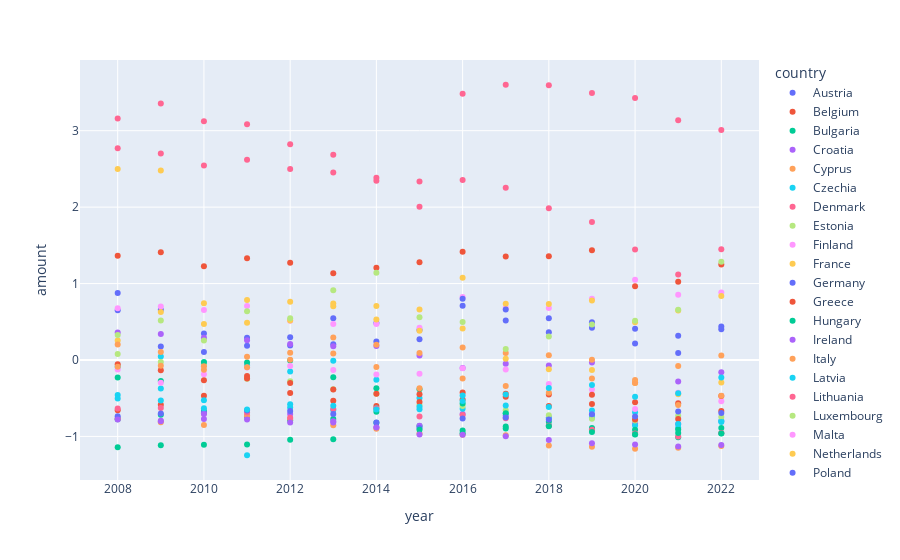

The cell this chart's notebook holds for it:
### Markdown cell above
# Time to Scale it!!

### Code cell
mean = df_total_crime.describe()["amount"]["mean"]

std = df_total_crime.describe()["amount"]["std"]




df_total_crime_scaled = df_total_crime



df_total_crime_scaled["amount"] = (df_total_crime_scaled["amount"] - mean) / std



px.scatter(df_total_crime_scaled, x="year", y="amount", color="country")

### Figure 1 — Plotly figure (JSON) as saved in the notebook; plotly's stock layout.template omitted (floating-point values rounded to 4 significant figures)
{"data": [{"hovertemplate": "country=Austria<br>year=%{x}<br>amount=%{y}<extra></extra>", "legendgroup": "Austria", "marker": {"color": "#636efa", "symbol": "circle"}, "mode": "markers", "name": "Austria", "orientation": "v", "showlegend": true, "type": "scatter", "x": [2008, 2009, 2010, 2011, 2012, 2013, 2014, 2015, 2016, 2017, 2018, 2019, 2020, 2021, 2022], "xaxis": "x", "y": [0.6507, 0.6559, 0.348, 0.2909, 0.2986, 0.5477, 0.4845, 0.3939, 0.71, 0.5161, 0.3634, 0.4213, 0.2158, 0.0922, 0.4021], "yaxis": "y"}, {"hovertemplate": "country=Belgium<br>year=%{x}<br>amount=%{y}<extra></extra>", "legendgroup": "Belgium", "marker": {"color": "#EF553B", "symbol": "circle"}, "mode": "markers", "name": "Belgium", "orientation": "v", "showlegend": true, "type": "scatter", "x": [2008, 2009, 2010, 2011, 2012, 2013, 2014, 2015, 2016, 2017, 2018, 2019, 2020, 2021, 2022], "xaxis": "x", "y": [1.366, 1.409, 1.225, 1.331, 1.271, 1.135, 1.208, 1.279, 1.415, 1.354, 1.358, 1.437, 0.9648, 1.024, 1.251], "yaxis": "y"}, {"hovertemplate": "country=Bulgaria<br>year=%{x}<br>amount=%{y}<extra></extra>", "legendgroup": "Bulgaria", "marker": {"color": "#00cc96", "symbol": "circle"}, "mode": "markers", "name": "Bulgaria", "orientation": "v", "showlegend": true, "type": "scatter", "x": [2008, 2009, 2010, 2011, 2012, 2013, 2014, 2015, 2016, 2017, 2018, 2019, 2020, 2021, 2022], "xaxis": "x", "y": [-0.7744, -0.7161, -0.6674, -0.7437, -0.7868, -0.7716, -0.8197, -0.8628, -0.9217, -0.8715, -0.858, -0.9088, -0.9739, -1.01, -0.9599], "yaxis": "y"}, {"hovertemplate": "country=Croatia<br>year=%{x}<br>amount=%{y}<extra></extra>", "legendgroup": "Croatia", "marker": {"color": "#ab63fa", "symbol": "circle"}, "mode": "markers", "name": "Croatia", "orientation": "v", "showlegend": true, "type": "scatter", "x": [2008, 2009, 2010, 2011, 2012, 2013, 2014, 2015, 2016, 2017, 2018, 2019, 2020, 2021, 2022], "xaxis": "x", "y": [-0.7654, -0.7961, -0.7734, -0.7294, -0.7051, -0.8014, -0.8809, -0.8605, -0.7064, -0.7276, -0.7514, -0.7148, -0.8354, -0.8361, -0.7983], "yaxis": "y"}, {"hovertemplate": "country=Cyprus<br>year=%{x}<br>amount=%{y}<extra></extra>", "legendgroup": "Cyprus", "marker": {"color": "#FFA15A", "symbol": "circle"}, "mode": "markers", "name": "Cyprus", "orientation": "v", "showlegend": true, "type": "scatter", "x": [2008, 2009, 2010, 2011, 2012, 2013, 2014, 2015, 2016, 2017, 2018, 2019, 2020, 2021, 2022], "xaxis": "x", "y": [-0.7698, -0.8158, -0.8518, -0.7271, -0.77, -0.8528, -0.9007, -0.9611, -0.9764, -0.9854, -1.117, -1.136, -1.162, -1.149, -1.126], "yaxis": "y"}, {"hovertemplate": "country=Czechia<br>year=%{x}<br>amount=%{y}<extra></extra>", "legendgroup": "Czechia", "marker": {"color": "#19d3f3", "symbol": "circle"}, "mode": "markers", "name": "Czechia", "orientation": "v", "showlegend": true, "type": "scatter", "x": [2008, 2009, 2010, 2011, 2012, 2013, 2014, 2015, 2016, 2017, 2018, 2019, 2020, 2021, 2022], "xaxis": "x", "y": [-0.08896, 0.04465, -0.03984, -0.07121, -0.149, -0.01111, -0.2572, -0.497, -0.6387, -0.6977, -0.7581, -0.7532, -0.8571, -0.8872, -0.7967], "yaxis": "y"}, {"hovertemplate": "country=Denmark<br>year=%{x}<br>amount=%{y}<extra></extra>", "legendgroup": "Denmark", "marker": {"color": "#FF6692", "symbol": "circle"}, "mode": "markers", "name": "Denmark", "orientation": "v", "showlegend": true, "type": "scatter", "x": [2008, 2009, 2010, 2011, 2012, 2013, 2014, 2015, 2016, 2017, 2018, 2019, 2020, 2021, 2022], "xaxis": "x", "y": [3.16, 3.357, 3.125, 3.084, 2.824, 2.686, 2.384, 2.004, 2.356, 2.253, 1.986, 1.807, 1.445, 1.119, 1.448], "yaxis": "y"}, {"hovertemplate": "country=Estonia<br>year=%{x}<br>amount=%{y}<extra></extra>", "legendgroup": "Estonia", "marker": {"color": "#B6E880", "symbol": "circle"}, "mode": "markers", "name": "Estonia", "orientation": "v", "showlegend": true, "type": "scatter", "x": [2008, 2009, 2010, 2011, 2012, 2013, 2014, 2015, 2016, 2017, 2018, 2019, 2020, 2021, 2022], "xaxis": "x", "y": [0.07694, -0.02612, -0.06356, -0.2459, -0.2779, -0.3834, -0.4408, -0.5878, -0.6005, -0.6561, -0.7217, -0.77, -0.7917, -0.7286, -0.745], "yaxis": "y"}, {"hovertemplate": "country=Finland<br>year=%{x}<br>amount=%{y}<extra></extra>", "legendgroup": "Finland", "marker": {"color": "#FF97FF", "symbol": "circle"}, "mode": "markers", "name": "Finland", "orientation": "v", "showlegend": true, "type": "scatter", "x": [2008, 2009, 2010, 2011, 2012, 2013, 2014, 2015, 2016, 2017, 2018, 2019, 2020, 2021, 2022], "xaxis": "x", "y": [0.6769, 0.6993, 0.6557, 0.7055, 0.5143, 0.4706, 0.4715, 0.4219, 0.8247, 0.6815, 0.6814, 0.801, 1.051, 0.8525, 0.8844], "yaxis": "y"}, {"hovertemplate": "country=France<br>year=%{x}<br>amount=%{y}<extra></extra>", "legendgroup": "France", "marker": {"color": "#FECB52", "symbol": "circle"}, "mode": "markers", "name": "France", "orientation": "v", "showlegend": true, "type": "scatter", "x": [2008, 2009, 2010, 2011, 2012, 2013, 2014, 2015, 2016, 2017, 2018, 2019, 2020, 2021, 2022], "xaxis": "x", "y": [0.2545, 0.6291, 0.4713, 0.488, 0.5172, 0.7036, 0.7052, 0.6606, 1.077, 0.7344, 0.7328, 0.778, 0.4949, 0.648, 0.8383], "yaxis": "y"}, {"hovertemplate": "country=Germany<br>year=%{x}<br>amount=%{y}<extra></extra>", "legendgroup": "Germany", "marker": {"color": "#636efa", "symbol": "circle"}, "mode": "markers", "name": "Germany", "orientation": "v", "showlegend": true, "type": "scatter", "x": [2008, 2009, 2010, 2011, 2012, 2013, 2014, 2015, 2016, 2017, 2018, 2019, 2020, 2021, 2022], "xaxis": "x", "y": [0.8777, 0.175, 0.1035, 0.1879, 0.1882, 0.2063, 0.241, 0.2724, 0.7999, 0.6614, 0.5454, 0.4944, 0.409, 0.3162, 0.4378], "yaxis": "y"}, {"hovertemplate": "country=Greece<br>year=%{x}<br>amount=%{y}<extra></extra>", "legendgroup": "Greece", "marker": {"color": "#EF553B", "symbol": "circle"}, "mode": "markers", "name": "Greece", "orientation": "v", "showlegend": true, "type": "scatter", "x": [2008, 2009, 2010, 2011, 2012, 2013, 2014, 2015, 2016, 2017, 2018, 2019, 2020, 2021, 2022], "xaxis": "x", "y": [-0.657, -0.5854, -0.4694, -0.2096, -0.4328, -0.533, -0.6029, -0.5506, -0.5182, -0.4795, -0.6018, -0.5759, -0.7773, -0.7731, -0.6657], "yaxis": "y"}, {"hovertemplate": "country=Hungary<br>year=%{x}<br>amount=%{y}<extra></extra>", "legendgroup": "Hungary", "marker": {"color": "#00cc96", "symbol": "circle"}, "mode": "markers", "name": "Hungary", "orientation": "v", "showlegend": true, "type": "scatter", "x": [2008, 2009, 2010, 2011, 2012, 2013, 2014, 2015, 2016, 2017, 2018, 2019, 2020, 2021, 2022], "xaxis": "x", "y": [-0.2274, -0.2734, -0.02558, -0.03412, -0.00496, -0.2258, -0.37, -0.3831, -0.5696, -0.6979, -0.8071, -0.8894, -0.9121, -0.9082, -0.8885], "yaxis": "y"}, {"hovertemplate": "country=Ireland<br>year=%{x}<br>amount=%{y}<extra></extra>", "legendgroup": "Ireland", "marker": {"color": "#ab63fa", "symbol": "circle"}, "mode": "markers", "name": "Ireland", "orientation": "v", "showlegend": true, "type": "scatter", "x": [2008, 2009, 2010, 2011, 2012, 2013, 2014, 2015, 2016, 2017, 2018, 2019, 2020, 2021, 2022], "xaxis": "x", "y": [0.3609, 0.34, 0.2912, 0.2572, 0.2091, 0.181, 0.1835, 0.05763, -0.1041, -0.04867, -0.07103, -0.03253, -0.29, -0.2829, -0.159], "yaxis": "y"}, {"hovertemplate": "country=Italy<br>year=%{x}<br>amount=%{y}<extra></extra>", "legendgroup": "Italy", "marker": {"color": "#FFA15A", "symbol": "circle"}, "mode": "markers", "name": "Italy", "orientation": "v", "showlegend": true, "type": "scatter", "x": [2008, 2009, 2010, 2011, 2012, 2013, 2014, 2015, 2016, 2017, 2018, 2019, 2020, 2021, 2022], "xaxis": "x", "y": [0.2036, 0.106, -0.08186, 0.0416, 0.09572, 0.295, 0.1981, 0.09137, 0.1632, 0.09137, 0.06226, 0.002611, -0.2614, -0.07856, 0.05821], "yaxis": "y"}, {"hovertemplate": "country=Latvia<br>year=%{x}<br>amount=%{y}<extra></extra>", "legendgroup": "Latvia", "marker": {"color": "#19d3f3", "symbol": "circle"}, "mode": "markers", "name": "Latvia", "orientation": "v", "showlegend": true, "type": "scatter", "x": [2008, 2009, 2010, 2011, 2012, 2013, 2014, 2015, 2016, 2017, 2018, 2019, 2020, 2021, 2022], "xaxis": "x", "y": [-0.4593, -0.3745, -0.5266, -1.246, -0.6202, -0.653, -0.631, -0.6455, -0.5368, -0.5955, -0.6148, -0.6612, -0.684, -0.8376, -0.8117], "yaxis": "y"}, {"hovertemplate": "country=Lithuania<br>year=%{x}<br>amount=%{y}<extra></extra>", "legendgroup": "Lithuania", "marker": {"color": "#FF6692", "symbol": "circle"}, "mode": "markers", "name": "Lithuania", "orientation": "v", "showlegend": true, "type": "scatter", "x": [2008, 2009, 2010, 2011, 2012, 2013, 2014, 2015, 2016, 2017, 2018, 2019, 2020, 2021, 2022], "xaxis": "x", "y": [-0.635, -0.6272, -0.6987, -0.6884, -0.7544, -0.6411, -0.6349, -0.7379, -0.7197, -0.7637, -0.8601, -0.914, -0.963, -0.9998, -0.9539], "yaxis": "y"}, {"hovertemplate": "country=Luxembourg<br>year=%{x}<br>amount=%{y}<extra></extra>", "legendgroup": "Luxembourg", "marker": {"color": "#B6E880", "symbol": "circle"}, "mode": "markers", "name": "Luxembourg", "orientation": "v", "showlegend": true, "type": "scatter", "x": [2008, 2009, 2010, 2011, 2012, 2013, 2014, 2015, 2016, 2017, 2018, 2019, 2020, 2021, 2022], "xaxis": "x", "y": [0.3276, 0.5154, 0.2561, 0.6393, 0.5469, 0.9123, 1.14, 0.5602, 0.4974, 0.1423, 0.3063, 0.4631, 0.5122, 0.6572, 1.287], "yaxis": "y"}, {"hovertemplate": "country=Malta<br>year=%{x}<br>amount=%{y}<extra></extra>", "legendgroup": "Malta", "marker": {"color": "#FF97FF", "symbol": "circle"}, "mode": "markers", "name": "Malta", "orientation": "v", "showlegend": true, "type": "scatter", "x": [2008, 2009, 2010, 2011, 2012, 2013, 2014, 2015, 2016, 2017, 2018, 2019, 2020, 2021, 2022], "xaxis": "x", "y": [-0.1244, -0.2965, -0.1864, -0.09872, -0.07709, -0.1294, -0.1895, -0.1798, -0.1088, -0.1238, -0.314, -0.3859, -0.6408, -0.43, -0.5394], "yaxis": "y"}, {"hovertemplate": "country=Netherlands<br>year=%{x}<br>amount=%{y}<extra></extra>", "legendgroup": "Netherlands", "marker": {"color": "#FECB52", "symbol": "circle"}, "mode": "markers", "name": "Netherlands", "orientation": "v", "showlegend": true, "type": "scatter", "x": [2008, 2009, 2010, 2011, 2012, 2013, 2014, 2015, 2016, 2017, 2018, 2019, 2020, 2021, 2022], "xaxis": "x", "y": [2.5, 2.479, 0.7438, 0.7854, 0.7637, 0.7398, 0.53, 0.382, 0.4128, 0.01613, -0.1195, -0.1309, -0.3009, -0.4482, -0.2929], "yaxis": "y"}, {"hovertemplate": "country=Poland<br>year=%{x}<br>amount=%{y}<extra></extra>", "legendgroup": "Poland", "marker": {"color": "#636efa", "symbol": "circle"}, "mode": "markers", "name": "Poland", "orientation": "v", "showlegend": true, "type": "scatter", "x": [2008, 2009, 2010, 2011, 2012, 2013, 2014, 2015, 2016, 2017, 2018, 2019, 2020, 2021, 2022], "xaxis": "x", "y": [-0.7355, -0.6987, -0.6911, -0.6601, -0.6686, -0.708, -0.8178, -0.8888, -0.7653, -0.7525, -0.7775, -0.7104, -0.7378, -0.6735, -0.6937], "yaxis": "y"}, {"hovertemplate": "country=Portugal<br>year=%{x}<br>amount=%{y}<extra></extra>", "legendgroup": "Portugal", "marker": {"color": "#EF553B", "symbol": "circle"}, "mode": "markers", "name": "Portugal", "orientation": "v", "showlegend": true, "type": "scatter", "x": [2008, 2009, 2010, 2011, 2012, 2013, 2014, 2015, 2016, 2017, 2018, 2019, 2020, 2021, 2022], "xaxis": "x", "y": [-0.05658, -0.1345, -0.2659, -0.241, -0.3005, -0.3875, -0.4424, -0.4481, -0.4243, -0.4427, -0.4506, -0.4532, -0.5526, -0.5668, -0.4709], "yaxis": "y"}, {"hovertemplate": "country=Romania<br>year=%{x}<br>amount=%{y}<extra></extra>", "legendgroup": "Romania", "marker": {"color": "#00cc96", "symbol": "circle"}, "mode": "markers", "name": "Romania", "orientation": "v", "showlegend": true, "type": "scatter", "x": [2008, 2009, 2010, 2011, 2012, 2013, 2014, 2015, 2016, 2017, 2018, 2019, 2020, 2021, 2022], "xaxis": "x", "y": [-1.143, -1.116, -1.108, -1.105, -1.044, -1.038, -0.6785, -0.9124, -0.958, -0.8972, -0.8667, -0.9436, -0.9731, -0.9553, -0.963], "yaxis": "y"}, {"hovertemplate": "country=Slovakia<br>year=%{x}<br>amount=%{y}<extra></extra>", "legendgroup": "Slovakia", "marker": {"color": "#ab63fa", "symbol": "circle"}, "mode": "markers", "name": "Slovakia", "orientation": "v", "showlegend": true, "type": "scatter", "x": [2008, 2009, 2010, 2011, 2012, 2013, 2014, 2015, 2016, 2017, 2018, 2019, 2020, 2021, 2022], "xaxis": "x", "y": [-0.7793, -0.8004, -0.7056, -0.7783, -0.8169, -0.8162, -0.8826, -0.9744, -0.9793, -0.9989, -1.047, -1.088, -1.105, -1.131, -1.113], "yaxis": "y"}, {"hovertemplate": "country=Slovenia<br>year=%{x}<br>amount=%{y}<extra></extra>", "legendgroup": "Slovenia", "marker": {"color": "#FFA15A", "symbol": "circle"}, "mode": "markers", "name": "Slovenia", "orientation": "v", "showlegend": true, "type": "scatter", "x": [2008, 2009, 2010, 2011, 2012, 2013, 2014, 2015, 2016, 2017, 2018, 2019, 2020, 2021, 2022], "xaxis": "x", "y": [-0.08988, -0.07566, -0.1292, -0.09449, 0.004241, 0.08648, -0.09077, -0.3693, -0.2423, -0.3399, -0.4287, -0.243, -0.3009, -0.5881, -0.4666], "yaxis": "y"}, {"hovertemplate": "country=Spain<br>year=%{x}<br>amount=%{y}<extra></extra>", "legendgroup": "Spain", "marker": {"color": "#19d3f3", "symbol": "circle"}, "mode": "markers", "name": "Spain", "orientation": "v", "showlegend": true, "type": "scatter", "x": [2008, 2009, 2010, 2011, 2012, 2013, 2014, 2015, 2016, 2017, 2018, 2019, 2020, 2021, 2022], "xaxis": "x", "y": [-0.5027, -0.53, -0.6305, -0.6463, -0.5786, -0.5978, -0.6478, -0.6103, -0.4651, -0.4523, -0.3654, -0.3278, -0.48, -0.4349, -0.2295], "yaxis": "y"}, {"hovertemplate": "country=Sweden<br>year=%{x}<br>amount=%{y}<extra></extra>", "legendgroup": "Sweden", "marker": {"color": "#FF6692", "symbol": "circle"}, "mode": "markers", "name": "Sweden", "orientation": "v", "showlegend": true, "type": "scatter", "x": [2008, 2009, 2010, 2011, 2012, 2013, 2014, 2015, 2016, 2017, 2018, 2019, 2020, 2021, 2022], "xaxis": "x", "y": [2.77, 2.702, 2.546, 2.619, 2.498, 2.452, 2.344, 2.337, 3.482, 3.601, 3.594, 3.493, 3.429, 3.137, 3.009], "yaxis": "y"}], "layout": {"legend": {"title": {"text": "country"}, "tracegroupgap": 0}, "margin": {"t": 60}, "xaxis": {"anchor": "y", "domain": [0, 1], "title": {"text": "year"}}, "yaxis": {"anchor": "x", "domain": [0, 1], "title": {"text": "amount"}}}}
